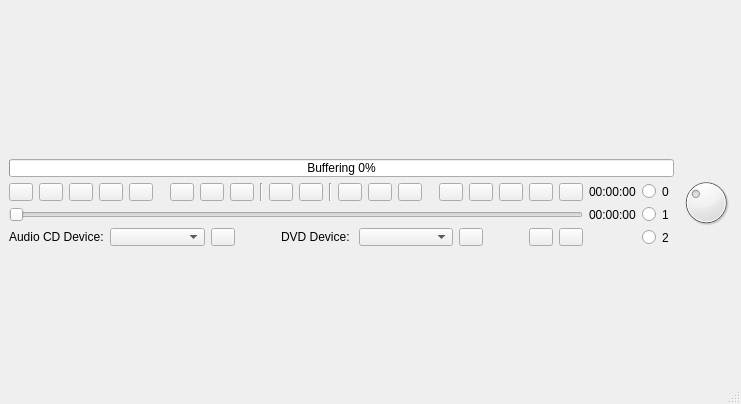
<?xml version="1.0" encoding="UTF-8"?>
<ui version="4.0">
 <class>PlayerControl</class>
 <widget class="QDialog" name="PlayerControl">
  <property name="geometry">
   <rect>
    <x>0</x>
    <y>0</y>
    <width>741</width>
    <height>404</height>
   </rect>
  </property>
  <property name="windowTitle">
   <string>Q4Player</string>
  </property>
  <property name="sizeGripEnabled">
   <bool>true</bool>
  </property>
  <layout class="QGridLayout" name="gridLayout">
   <property name="sizeConstraint">
    <enum>QLayout::SetNoConstraint</enum>
   </property>
   <property name="leftMargin">
    <number>0</number>
   </property>
   <property name="topMargin">
    <number>0</number>
   </property>
   <property name="rightMargin">
    <number>0</number>
   </property>
   <property name="bottomMargin">
    <number>0</number>
   </property>
   <item row="2" column="0">
    <widget class="QWidget" name="widget_control" native="true">
     <property name="sizePolicy">
      <sizepolicy hsizetype="Preferred" vsizetype="Fixed">
       <horstretch>0</horstretch>
       <verstretch>0</verstretch>
      </sizepolicy>
     </property>
     <property name="maximumSize">
      <size>
       <width>16777215</width>
       <height>90</height>
      </size>
     </property>
     <layout class="QGridLayout" name="gridLayout_2">
      <property name="topMargin">
       <number>2</number>
      </property>
      <property name="bottomMargin">
       <number>2</number>
      </property>
      <item row="1" column="1">
       <widget class="QLabel" name="label_position">
        <property name="toolTip">
         <string>&lt;html&gt;&lt;head/&gt;&lt;body&gt;&lt;p&gt;Stream position&lt;/p&gt;&lt;/body&gt;&lt;/html&gt;</string>
        </property>
        <property name="text">
         <string>00:00:00</string>
        </property>
       </widget>
      </item>
      <item row="1" column="0">
       <layout class="QHBoxLayout" name="horizontalLayout">
        <item>
         <widget class="QToolButton" name="toolButton_playlistfirst"/>
        </item>
        <item>
         <widget class="QToolButton" name="toolButton_playlistback"/>
        </item>
        <item>
         <widget class="QToolButton" name="toolButton_toggleplaylist">
          <property name="checkable">
           <bool>true</bool>
          </property>
         </widget>
        </item>
        <item>
         <widget class="QToolButton" name="toolButton_playlistnext"/>
        </item>
        <item>
         <widget class="QToolButton" name="toolButton_playlistlast"/>
        </item>
        <item>
         <spacer name="horizontalSpacer">
          <property name="orientation">
           <enum>Qt::Horizontal</enum>
          </property>
          <property name="sizeHint" stdset="0">
           <size>
            <width>11</width>
            <height>19</height>
           </size>
          </property>
         </spacer>
        </item>
        <item>
         <widget class="QToolButton" name="toolButton_back600"/>
        </item>
        <item>
         <widget class="QToolButton" name="toolButton_back60"/>
        </item>
        <item>
         <widget class="QToolButton" name="toolButton_back10"/>
        </item>
        <item>
         <widget class="Line" name="line">
          <property name="orientation">
           <enum>Qt::Vertical</enum>
          </property>
         </widget>
        </item>
        <item>
         <widget class="QToolButton" name="toolButton_stop"/>
        </item>
        <item>
         <widget class="QToolButton" name="toolButton_playpause">
          <property name="checkable">
           <bool>true</bool>
          </property>
         </widget>
        </item>
        <item>
         <widget class="Line" name="line_2">
          <property name="orientation">
           <enum>Qt::Vertical</enum>
          </property>
         </widget>
        </item>
        <item>
         <widget class="QToolButton" name="toolButton_frwd10"/>
        </item>
        <item>
         <widget class="QToolButton" name="toolButton_frwd60"/>
        </item>
        <item>
         <widget class="QToolButton" name="toolButton_frwd600"/>
        </item>
        <item>
         <spacer name="horizontalSpacer_2">
          <property name="orientation">
           <enum>Qt::Horizontal</enum>
          </property>
          <property name="sizeHint" stdset="0">
           <size>
            <width>11</width>
            <height>19</height>
           </size>
          </property>
         </spacer>
        </item>
        <item>
         <widget class="QToolButton" name="toolButton_togglegui">
          <property name="checkable">
           <bool>true</bool>
          </property>
          <property name="arrowType">
           <enum>Qt::NoArrow</enum>
          </property>
         </widget>
        </item>
        <item>
         <widget class="QToolButton" name="toolButton_toggleshade"/>
        </item>
        <item>
         <widget class="QToolButton" name="toolButton_fullscreen">
          <property name="checkable">
           <bool>true</bool>
          </property>
         </widget>
        </item>
        <item>
         <widget class="QToolButton" name="toolButton_mute">
          <property name="checkable">
           <bool>true</bool>
          </property>
         </widget>
        </item>
        <item>
         <widget class="QToolButton" name="toolButton_quit">
          <property name="arrowType">
           <enum>Qt::NoArrow</enum>
          </property>
         </widget>
        </item>
       </layout>
      </item>
      <item row="2" column="0">
       <widget class="QSlider" name="horizontalSlider_position">
        <property name="enabled">
         <bool>false</bool>
        </property>
        <property name="toolTip">
         <string>&lt;html&gt;&lt;head/&gt;&lt;body&gt;&lt;p&gt;Stream position slider&lt;/p&gt;&lt;/body&gt;&lt;/html&gt;</string>
        </property>
        <property name="tracking">
         <bool>false</bool>
        </property>
        <property name="orientation">
         <enum>Qt::Horizontal</enum>
        </property>
       </widget>
      </item>
      <item row="2" column="1">
       <widget class="QLabel" name="label_duration">
        <property name="toolTip">
         <string>&lt;html&gt;&lt;head/&gt;&lt;body&gt;&lt;p&gt;Stream duration&lt;/p&gt;&lt;/body&gt;&lt;/html&gt;</string>
        </property>
        <property name="text">
         <string>00:00:00</string>
        </property>
       </widget>
      </item>
      <item row="3" column="0">
       <layout class="QHBoxLayout" name="horizontalLayout_2">
        <item>
         <widget class="QLabel" name="label_audiocd">
          <property name="text">
           <string>Audio CD Device:</string>
          </property>
          <property name="buddy">
           <cstring>comboBox_audiocd</cstring>
          </property>
         </widget>
        </item>
        <item>
         <widget class="QComboBox" name="comboBox_audiocd">
          <property name="sizePolicy">
           <sizepolicy hsizetype="Preferred" vsizetype="Fixed">
            <horstretch>1</horstretch>
            <verstretch>0</verstretch>
           </sizepolicy>
          </property>
          <property name="toolTip">
           <string>&lt;html&gt;&lt;head/&gt;&lt;body&gt;&lt;p&gt;Audio CD device&lt;/p&gt;&lt;/body&gt;&lt;/html&gt;</string>
          </property>
          <property name="currentText">
           <string/>
          </property>
         </widget>
        </item>
        <item>
         <widget class="QToolButton" name="toolButton_cd">
          <property name="toolTip">
           <string>&lt;html&gt;&lt;head/&gt;&lt;body&gt;&lt;p&gt;Play an audio CD&lt;/p&gt;&lt;/body&gt;&lt;/html&gt;</string>
          </property>
          <property name="text">
           <string/>
          </property>
         </widget>
        </item>
        <item>
         <spacer name="horizontalSpacer_3">
          <property name="orientation">
           <enum>Qt::Horizontal</enum>
          </property>
          <property name="sizeHint" stdset="0">
           <size>
            <width>40</width>
            <height>20</height>
           </size>
          </property>
         </spacer>
        </item>
        <item>
         <widget class="QLabel" name="label_dvd">
          <property name="text">
           <string>DVD Device: </string>
          </property>
          <property name="buddy">
           <cstring>comboBox_dvd</cstring>
          </property>
         </widget>
        </item>
        <item>
         <widget class="QComboBox" name="comboBox_dvd">
          <property name="sizePolicy">
           <sizepolicy hsizetype="Preferred" vsizetype="Fixed">
            <horstretch>1</horstretch>
            <verstretch>0</verstretch>
           </sizepolicy>
          </property>
          <property name="toolTip">
           <string>&lt;html&gt;&lt;head/&gt;&lt;body&gt;&lt;p&gt;DVD Device&lt;/p&gt;&lt;/body&gt;&lt;/html&gt;</string>
          </property>
         </widget>
        </item>
        <item>
         <widget class="QToolButton" name="toolButton_dvd">
          <property name="toolTip">
           <string>&lt;html&gt;&lt;head/&gt;&lt;body&gt;&lt;p&gt;Play a DVD&lt;/p&gt;&lt;/body&gt;&lt;/html&gt;</string>
          </property>
          <property name="text">
           <string/>
          </property>
         </widget>
        </item>
        <item>
         <spacer name="horizontalSpacer_4">
          <property name="orientation">
           <enum>Qt::Horizontal</enum>
          </property>
          <property name="sizeHint" stdset="0">
           <size>
            <width>40</width>
            <height>20</height>
           </size>
          </property>
         </spacer>
        </item>
        <item>
         <widget class="QToolButton" name="toolButton_options">
          <property name="text">
           <string/>
          </property>
         </widget>
        </item>
        <item>
         <widget class="QToolButton" name="toolButton_settings">
          <property name="text">
           <string/>
          </property>
         </widget>
        </item>
       </layout>
      </item>
      <item row="0" column="3" rowspan="4">
       <widget class="QDial" name="dial_volume">
        <property name="enabled">
         <bool>true</bool>
        </property>
        <property name="sizePolicy">
         <sizepolicy hsizetype="Preferred" vsizetype="Preferred">
          <horstretch>1</horstretch>
          <verstretch>1</verstretch>
         </sizepolicy>
        </property>
        <property name="maximumSize">
         <size>
          <width>62</width>
          <height>16777215</height>
         </size>
        </property>
        <property name="toolTip">
         <string>&lt;html&gt;&lt;head/&gt;&lt;body&gt;&lt;p&gt;Volume control&lt;/p&gt;&lt;/body&gt;&lt;/html&gt;</string>
        </property>
        <property name="maximum">
         <number>30</number>
        </property>
        <property name="singleStep">
         <number>1</number>
        </property>
        <property name="pageStep">
         <number>5</number>
        </property>
        <property name="value">
         <number>10</number>
        </property>
        <property name="orientation">
         <enum>Qt::Horizontal</enum>
        </property>
        <property name="invertedAppearance">
         <bool>false</bool>
        </property>
        <property name="invertedControls">
         <bool>false</bool>
        </property>
        <property name="wrapping">
         <bool>false</bool>
        </property>
        <property name="notchesVisible">
         <bool>false</bool>
        </property>
       </widget>
      </item>
      <item row="0" column="0" colspan="3">
       <widget class="QProgressBar" name="progressBar_buffering">
        <property name="toolTip">
         <string>&lt;html&gt;&lt;head/&gt;&lt;body&gt;&lt;p&gt;Stream buffering percentage&lt;/p&gt;&lt;/body&gt;&lt;/html&gt;</string>
        </property>
        <property name="value">
         <number>0</number>
        </property>
        <property name="format">
         <string>Buffering %p%</string>
        </property>
       </widget>
      </item>
      <item row="1" column="2" rowspan="3">
       <layout class="QVBoxLayout" name="verticalLayout_2">
        <item>
         <widget class="QRadioButton" name="radioButton_video">
          <property name="text">
           <string>0</string>
          </property>
          <property name="autoRepeat">
           <bool>false</bool>
          </property>
         </widget>
        </item>
        <item>
         <widget class="QRadioButton" name="radioButton_playlist">
          <property name="text">
           <string>1</string>
          </property>
         </widget>
        </item>
        <item>
         <widget class="QRadioButton" name="radioButton_albumart">
          <property name="text">
           <string>2</string>
          </property>
         </widget>
        </item>
       </layout>
      </item>
     </layout>
    </widget>
   </item>
  </layout>
  <action name="actionTogglePlaylist">
   <property name="text">
    <string>Toggle Playlist</string>
   </property>
   <property name="toolTip">
    <string>Toggle the playlist</string>
   </property>
   <property name="shortcutContext">
    <enum>Qt::ApplicationShortcut</enum>
   </property>
  </action>
  <action name="actionQuit">
   <property name="text">
    <string>Quit</string>
   </property>
   <property name="shortcutContext">
    <enum>Qt::ApplicationShortcut</enum>
   </property>
  </action>
  <action name="actionToggleGUI">
   <property name="checkable">
    <bool>true</bool>
   </property>
   <property name="text">
    <string>Toggle GUI</string>
   </property>
   <property name="toolTip">
    <string>Toggle GUI</string>
   </property>
   <property name="shortcutContext">
    <enum>Qt::ApplicationShortcut</enum>
   </property>
  </action>
  <action name="actionToggleFullscreen">
   <property name="checkable">
    <bool>true</bool>
   </property>
   <property name="enabled">
    <bool>true</bool>
   </property>
   <property name="text">
    <string>Toggle Fullscreen</string>
   </property>
   <property name="toolTip">
    <string>Toggle Fullscreen</string>
   </property>
   <property name="shortcutContext">
    <enum>Qt::ApplicationShortcut</enum>
   </property>
  </action>
  <action name="actionShowCheatsheet">
   <property name="checkable">
    <bool>true</bool>
   </property>
   <property name="text">
    <string>Show Cheatsheet</string>
   </property>
   <property name="toolTip">
    <string>Show Cheatsheet</string>
   </property>
   <property name="shortcutContext">
    <enum>Qt::ApplicationShortcut</enum>
   </property>
  </action>
  <action name="actionAbout">
   <property name="text">
    <string>About</string>
   </property>
   <property name="shortcutContext">
    <enum>Qt::ApplicationShortcut</enum>
   </property>
  </action>
  <action name="actionAboutMBMP">
   <property name="text">
    <string>About MBMP</string>
   </property>
   <property name="toolTip">
    <string>About MBMP</string>
   </property>
   <property name="shortcutContext">
    <enum>Qt::ApplicationShortcut</enum>
   </property>
  </action>
  <action name="actionAboutIconSet">
   <property name="text">
    <string>About Icon Set</string>
   </property>
   <property name="toolTip">
    <string>About Icon Set</string>
   </property>
   <property name="shortcutContext">
    <enum>Qt::ApplicationShortcut</enum>
   </property>
  </action>
  <action name="actionAboutQT">
   <property name="text">
    <string>About QT</string>
   </property>
   <property name="shortcutContext">
    <enum>Qt::ApplicationShortcut</enum>
   </property>
  </action>
  <action name="actionShowLicense">
   <property name="text">
    <string>Show License</string>
   </property>
   <property name="toolTip">
    <string>Show License</string>
   </property>
   <property name="shortcutContext">
    <enum>Qt::ApplicationShortcut</enum>
   </property>
  </action>
  <action name="actionShowChangeLog">
   <property name="text">
    <string>ShowChangeLog</string>
   </property>
   <property name="shortcutContext">
    <enum>Qt::ApplicationShortcut</enum>
   </property>
  </action>
  <action name="actionPlayPause">
   <property name="checkable">
    <bool>true</bool>
   </property>
   <property name="checked">
    <bool>false</bool>
   </property>
   <property name="text">
    <string>Play/Pause</string>
   </property>
   <property name="shortcutContext">
    <enum>Qt::ApplicationShortcut</enum>
   </property>
  </action>
  <action name="actionPlaylistNext">
   <property name="text">
    <string>Next Item</string>
   </property>
   <property name="toolTip">
    <string>Next Playlist Item</string>
   </property>
   <property name="shortcutContext">
    <enum>Qt::ApplicationShortcut</enum>
   </property>
  </action>
  <action name="actionPlaylistBack">
   <property name="text">
    <string>Previous Item</string>
   </property>
   <property name="toolTip">
    <string>Previous Playlist Item</string>
   </property>
   <property name="shortcutContext">
    <enum>Qt::ApplicationShortcut</enum>
   </property>
  </action>
  <action name="actionPlaylistFirst">
   <property name="text">
    <string>First Item </string>
   </property>
   <property name="toolTip">
    <string>First Playlist Item</string>
   </property>
   <property name="shortcutContext">
    <enum>Qt::ApplicationShortcut</enum>
   </property>
  </action>
  <action name="actionPlaylistLast">
   <property name="text">
    <string>Last Item</string>
   </property>
   <property name="toolTip">
    <string>Last Playlist Item</string>
   </property>
   <property name="shortcutContext">
    <enum>Qt::ApplicationShortcut</enum>
   </property>
  </action>
  <action name="actionAddMedia">
   <property name="text">
    <string>Add Media</string>
   </property>
   <property name="toolTip">
    <string>Add Media to the Playlist</string>
   </property>
   <property name="shortcutContext">
    <enum>Qt::ApplicationShortcut</enum>
   </property>
  </action>
  <action name="actionToggleMute">
   <property name="checkable">
    <bool>true</bool>
   </property>
   <property name="text">
    <string>Mute</string>
   </property>
   <property name="toolTip">
    <string>Toggle mute on and off</string>
   </property>
   <property name="shortcutContext">
    <enum>Qt::ApplicationShortcut</enum>
   </property>
  </action>
  <action name="actionVolumeDecreaseStep">
   <property name="text">
    <string>Volume Decrease</string>
   </property>
   <property name="toolTip">
    <string>Decrease volume one step</string>
   </property>
   <property name="shortcutContext">
    <enum>Qt::ApplicationShortcut</enum>
   </property>
  </action>
  <action name="actionVolumeIncreaseStep">
   <property name="text">
    <string>Volume Increase</string>
   </property>
   <property name="toolTip">
    <string>Increase volume one step</string>
   </property>
   <property name="shortcutContext">
    <enum>Qt::ApplicationShortcut</enum>
   </property>
  </action>
  <action name="actionVisualizer">
   <property name="text">
    <string>Visualizer</string>
   </property>
   <property name="toolTip">
    <string>Select an audio visualizer</string>
   </property>
   <property name="shortcutContext">
    <enum>Qt::ApplicationShortcut</enum>
   </property>
  </action>
  <action name="actionPlayerStop">
   <property name="text">
    <string>Stop</string>
   </property>
   <property name="toolTip">
    <string>Stop the player</string>
   </property>
   <property name="shortcutContext">
    <enum>Qt::ApplicationShortcut</enum>
   </property>
  </action>
  <action name="actionToggleStreamInfo">
   <property name="text">
    <string>Stream Information</string>
   </property>
   <property name="toolTip">
    <string>Audio, Video and Subtitle Streams</string>
   </property>
   <property name="shortcutContext">
    <enum>Qt::ApplicationShortcut</enum>
   </property>
  </action>
  <action name="actionSeekBack10">
   <property name="text">
    <string>Back 10 sec</string>
   </property>
   <property name="toolTip">
    <string>Seek Backwards 10 Seconds</string>
   </property>
  </action>
  <action name="actionSeekFrwd10">
   <property name="text">
    <string>Ahead 10 sec</string>
   </property>
   <property name="toolTip">
    <string>Seek Forward 10 Seconds</string>
   </property>
   <property name="shortcutContext">
    <enum>Qt::ApplicationShortcut</enum>
   </property>
  </action>
  <action name="actionSeekBack60">
   <property name="text">
    <string>Back 1 min</string>
   </property>
   <property name="toolTip">
    <string>Seek Backwards 1 Minute</string>
   </property>
   <property name="shortcutContext">
    <enum>Qt::ApplicationShortcut</enum>
   </property>
  </action>
  <action name="actionSeekFrwd60">
   <property name="text">
    <string>Ahead 1 min</string>
   </property>
   <property name="toolTip">
    <string>Seek Forward 1 Minute</string>
   </property>
   <property name="shortcutContext">
    <enum>Qt::ApplicationShortcut</enum>
   </property>
  </action>
  <action name="actionSeekBack600">
   <property name="text">
    <string>Back 10 min</string>
   </property>
   <property name="toolTip">
    <string>Seek Backwards 10 Minutes</string>
   </property>
   <property name="shortcutContext">
    <enum>Qt::ApplicationShortcut</enum>
   </property>
  </action>
  <action name="actionSeekFrwd600">
   <property name="enabled">
    <bool>true</bool>
   </property>
   <property name="text">
    <string>Ahead 10 min</string>
   </property>
   <property name="toolTip">
    <string>Seek Forward 10 Minutes</string>
   </property>
   <property name="shortcutContext">
    <enum>Qt::ApplicationShortcut</enum>
   </property>
  </action>
  <action name="actionAVSync">
   <property name="text">
    <string>A/V Sync</string>
   </property>
   <property name="toolTip">
    <string>Sync the A/V streams</string>
   </property>
   <property name="shortcutContext">
    <enum>Qt::ApplicationShortcut</enum>
   </property>
  </action>
  <action name="actionColorBalance">
   <property name="text">
    <string>Color Balance</string>
   </property>
   <property name="toolTip">
    <string>Adjust the Color Balance</string>
   </property>
   <property name="shortcutContext">
    <enum>Qt::ApplicationShortcut</enum>
   </property>
  </action>
  <action name="actionAdvancedMenu">
   <property name="text">
    <string>Advanced Menu</string>
   </property>
   <property name="toolTip">
    <string>Advanced Options</string>
   </property>
   <property name="shortcutContext">
    <enum>Qt::ApplicationShortcut</enum>
   </property>
  </action>
  <action name="actionAudioCD">
   <property name="text">
    <string>Audio CD</string>
   </property>
   <property name="toolTip">
    <string>Play an Audio CD</string>
   </property>
   <property name="shortcutContext">
    <enum>Qt::ApplicationShortcut</enum>
   </property>
  </action>
  <action name="actionDVD">
   <property name="text">
    <string>DVD</string>
   </property>
   <property name="toolTip">
    <string>Play a DVD</string>
   </property>
   <property name="shortcutContext">
    <enum>Qt::ApplicationShortcut</enum>
   </property>
  </action>
  <action name="actionDVDBackOneMenu">
   <property name="text">
    <string>DVD Back One Menu</string>
   </property>
   <property name="shortcutContext">
    <enum>Qt::ApplicationShortcut</enum>
   </property>
  </action>
  <action name="actionDVDTitleMenu">
   <property name="text">
    <string>DVD Title Menu</string>
   </property>
   <property name="shortcutContext">
    <enum>Qt::ApplicationShortcut</enum>
   </property>
  </action>
  <action name="actionDVDRootMenu">
   <property name="text">
    <string>DVD Root Menu</string>
   </property>
   <property name="shortcutContext">
    <enum>Qt::ApplicationShortcut</enum>
   </property>
  </action>
  <action name="actionDVDSubpictureMenu">
   <property name="text">
    <string>DVD Subpicture Menu</string>
   </property>
   <property name="shortcutContext">
    <enum>Qt::ApplicationShortcut</enum>
   </property>
  </action>
  <action name="actionDVDAudioMenu">
   <property name="text">
    <string>DVD Audio Menu</string>
   </property>
   <property name="shortcutContext">
    <enum>Qt::ApplicationShortcut</enum>
   </property>
  </action>
  <action name="actionDVDAngleMenu">
   <property name="text">
    <string>DVD Angle Menu</string>
   </property>
   <property name="shortcutContext">
    <enum>Qt::ApplicationShortcut</enum>
   </property>
  </action>
  <action name="actionDVDLeft">
   <property name="text">
    <string>DVD Left</string>
   </property>
   <property name="shortcutContext">
    <enum>Qt::ApplicationShortcut</enum>
   </property>
  </action>
  <action name="actionDVDRight">
   <property name="text">
    <string>DVD Right</string>
   </property>
   <property name="shortcutContext">
    <enum>Qt::ApplicationShortcut</enum>
   </property>
  </action>
  <action name="actionDVDUp">
   <property name="text">
    <string>DVD Up</string>
   </property>
   <property name="shortcutContext">
    <enum>Qt::ApplicationShortcut</enum>
   </property>
  </action>
  <action name="actionDVDDown">
   <property name="text">
    <string>DVD Down</string>
   </property>
   <property name="shortcutContext">
    <enum>Qt::ApplicationShortcut</enum>
   </property>
  </action>
  <action name="actionDVDActivate">
   <property name="text">
    <string>DVD Activate</string>
   </property>
   <property name="shortcutContext">
    <enum>Qt::ApplicationShortcut</enum>
   </property>
  </action>
  <action name="actionDVDChapterMenu">
   <property name="text">
    <string>DVD Chapter Menu</string>
   </property>
   <property name="shortcutContext">
    <enum>Qt::ApplicationShortcut</enum>
   </property>
  </action>
  <action name="actionOptions">
   <property name="icon">
    <iconset theme="preferences-system">
     <normaloff>../../../../../../../../../../../../../../../../../../../../../../.designer/backup</normaloff>../../../../../../../../../../../../../../../../../../../../../../.designer/backup</iconset>
   </property>
   <property name="text">
    <string>Options</string>
   </property>
   <property name="toolTip">
    <string>Enable or disable player options</string>
   </property>
  </action>
  <action name="actionShowSettingsDialog">
   <property name="text">
    <string>Settings</string>
   </property>
   <property name="toolTip">
    <string>Show Settings Dialog</string>
   </property>
  </action>
  <action name="actionToggleShade">
   <property name="checkable">
    <bool>true</bool>
   </property>
   <property name="text">
    <string>Toggle Shade</string>
   </property>
  </action>
  <action name="actionToggleVideoWindow">
   <property name="text">
    <string>Toggle Video Window</string>
   </property>
   <property name="toolTip">
    <string>Toggle the video window</string>
   </property>
  </action>
  <action name="actionToggleAlbumArt">
   <property name="text">
    <string>Toggle Album Art</string>
   </property>
   <property name="toolTip">
    <string>Toggle the album art window</string>
   </property>
  </action>
 </widget>
 <resources>
  <include location="../../../mbmp.qrc"/>
 </resources>
 <connections/>
</ui>
